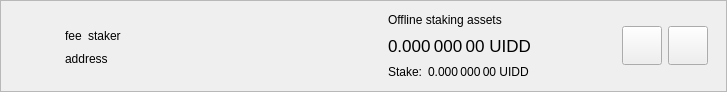
<?xml version="1.0" encoding="UTF-8"?>
<ui version="4.0">
 <class>DelegationItemWidget</class>
 <widget class="QWidget" name="DelegationItemWidget">
  <property name="geometry">
   <rect>
    <x>0</x>
    <y>0</y>
    <width>727</width>
    <height>92</height>
   </rect>
  </property>
  <property name="sizePolicy">
   <sizepolicy hsizetype="Preferred" vsizetype="Maximum">
    <horstretch>0</horstretch>
    <verstretch>0</verstretch>
   </sizepolicy>
  </property>
  <property name="windowTitle">
   <string>Form</string>
  </property>
  <layout class="QVBoxLayout" name="verticalLayout_2">
   <property name="spacing">
    <number>0</number>
   </property>
   <property name="leftMargin">
    <number>0</number>
   </property>
   <property name="topMargin">
    <number>0</number>
   </property>
   <property name="rightMargin">
    <number>0</number>
   </property>
   <property name="bottomMargin">
    <number>0</number>
   </property>
   <item>
    <widget class="QFrame" name="delegationItemFrame">
     <property name="frameShape">
      <enum>QFrame::StyledPanel</enum>
     </property>
     <property name="frameShadow">
      <enum>QFrame::Raised</enum>
     </property>
     <layout class="QHBoxLayout" name="horizontalLayout">
      <property name="topMargin">
       <number>0</number>
      </property>
      <property name="bottomMargin">
       <number>0</number>
      </property>
      <item>
       <widget class="QLabel" name="delegationLogo">
        <property name="sizePolicy">
         <sizepolicy hsizetype="Fixed" vsizetype="Fixed">
          <horstretch>0</horstretch>
          <verstretch>0</verstretch>
         </sizepolicy>
        </property>
        <property name="minimumSize">
         <size>
          <width>40</width>
          <height>40</height>
         </size>
        </property>
        <property name="alignment">
         <set>Qt::AlignCenter</set>
        </property>
       </widget>
      </item>
      <item>
       <widget class="QStackedWidget" name="stackedWidget">
        <property name="currentIndex">
         <number>0</number>
        </property>
        <widget class="QWidget" name="page">
         <layout class="QHBoxLayout" name="horizontalLayout_4">
          <item>
           <layout class="QHBoxLayout" name="horizontalLayout_3">
            <item>
             <layout class="QVBoxLayout" name="verticalLayout">
              <property name="rightMargin">
               <number>15</number>
              </property>
              <item>
               <spacer name="verticalSpacer_2">
                <property name="orientation">
                 <enum>Qt::Vertical</enum>
                </property>
                <property name="sizeHint" stdset="0">
                 <size>
                  <width>20</width>
                  <height>0</height>
                 </size>
                </property>
               </spacer>
              </item>
              <item alignment="Qt::AlignLeft">
               <widget class="QWidget" name="widgetDelegation" native="true">
                <property name="minimumSize">
                 <size>
                  <width>280</width>
                  <height>0</height>
                 </size>
                </property>
                <layout class="QHBoxLayout" name="horizontalLayout_2" stretch="0,0,1">
                 <property name="leftMargin">
                  <number>0</number>
                 </property>
                 <property name="topMargin">
                  <number>0</number>
                 </property>
                 <property name="rightMargin">
                  <number>0</number>
                 </property>
                 <property name="bottomMargin">
                  <number>0</number>
                 </property>
                 <item alignment="Qt::AlignLeft">
                  <widget class="QLabel" name="labelFee">
                   <property name="text">
                    <string>fee</string>
                   </property>
                   <property name="textInteractionFlags">
                    <set>Qt::LinksAccessibleByMouse|Qt::TextSelectableByMouse</set>
                   </property>
                  </widget>
                 </item>
                 <item alignment="Qt::AlignLeft">
                  <widget class="QLabel" name="labelStaker">
                   <property name="text">
                    <string>staker</string>
                   </property>
                   <property name="textInteractionFlags">
                    <set>Qt::LinksAccessibleByMouse|Qt::TextSelectableByMouse</set>
                   </property>
                  </widget>
                 </item>
                 <item>
                  <spacer name="horizontalSpacer">
                   <property name="orientation">
                    <enum>Qt::Horizontal</enum>
                   </property>
                   <property name="sizeType">
                    <enum>QSizePolicy::Minimum</enum>
                   </property>
                   <property name="sizeHint" stdset="0">
                    <size>
                     <width>0</width>
                     <height>20</height>
                    </size>
                   </property>
                  </spacer>
                 </item>
                </layout>
               </widget>
              </item>
              <item alignment="Qt::AlignLeft">
               <widget class="QLabel" name="labelAddress">
                <property name="text">
                 <string>address</string>
                </property>
                <property name="textInteractionFlags">
                 <set>Qt::LinksAccessibleByMouse|Qt::TextSelectableByMouse</set>
                </property>
               </widget>
              </item>
              <item>
               <spacer name="verticalSpacer">
                <property name="orientation">
                 <enum>Qt::Vertical</enum>
                </property>
                <property name="sizeHint" stdset="0">
                 <size>
                  <width>20</width>
                  <height>0</height>
                 </size>
                </property>
               </spacer>
              </item>
             </layout>
            </item>
            <item>
             <widget class="QWidget" name="vLineAssets" native="true">
              <property name="minimumSize">
               <size>
                <width>1</width>
                <height>0</height>
               </size>
              </property>
             </widget>
            </item>
            <item>
             <widget class="QWidget" name="widgetStakingAssets" native="true">
              <property name="sizePolicy">
               <sizepolicy hsizetype="Minimum" vsizetype="Preferred">
                <horstretch>0</horstretch>
                <verstretch>0</verstretch>
               </sizepolicy>
              </property>
              <layout class="QVBoxLayout" name="verticalLayout_3">
               <property name="leftMargin">
                <number>15</number>
               </property>
               <property name="topMargin">
                <number>0</number>
               </property>
               <property name="rightMargin">
                <number>15</number>
               </property>
               <property name="bottomMargin">
                <number>0</number>
               </property>
               <item>
                <widget class="QLabel" name="labelAssetsText">
                 <property name="text">
                  <string>Offline staking assets</string>
                 </property>
                 <property name="alignment">
                  <set>Qt::AlignLeading|Qt::AlignLeft|Qt::AlignVCenter</set>
                 </property>
                </widget>
               </item>
               <item>
                <widget class="QLabel" name="labelAssets">
                 <property name="font">
                  <font>
                   <pointsize>13</pointsize>
                  </font>
                 </property>
                 <property name="cursor">
                  <cursorShape>IBeamCursor</cursorShape>
                 </property>
                 <property name="toolTip">
                  <string>Your current spendable balance</string>
                 </property>
                 <property name="text">
                  <string notr="true">0.000 000 00 UIDD</string>
                 </property>
                 <property name="alignment">
                  <set>Qt::AlignLeading|Qt::AlignLeft|Qt::AlignVCenter</set>
                 </property>
                 <property name="textInteractionFlags">
                  <set>Qt::LinksAccessibleByMouse|Qt::TextSelectableByMouse</set>
                 </property>
                </widget>
               </item>
               <item>
                <layout class="QHBoxLayout" name="horizontalLayout_6">
                 <property name="spacing">
                  <number>6</number>
                 </property>
                 <item>
                  <widget class="QLabel" name="labelStakeText">
                   <property name="sizePolicy">
                    <sizepolicy hsizetype="Maximum" vsizetype="Preferred">
                     <horstretch>0</horstretch>
                     <verstretch>0</verstretch>
                    </sizepolicy>
                   </property>
                   <property name="text">
                    <string>Stake:</string>
                   </property>
                   <property name="alignment">
                    <set>Qt::AlignLeading|Qt::AlignLeft|Qt::AlignVCenter</set>
                   </property>
                  </widget>
                 </item>
                 <item>
                  <widget class="QLabel" name="labelStake">
                   <property name="text">
                    <string>0.000 000 00 UIDD</string>
                   </property>
                   <property name="alignment">
                    <set>Qt::AlignLeading|Qt::AlignLeft|Qt::AlignVCenter</set>
                   </property>
                   <property name="textInteractionFlags">
                    <set>Qt::LinksAccessibleByMouse|Qt::TextSelectableByMouse</set>
                   </property>
                  </widget>
                 </item>
                 <item>
                  <spacer name="horizontalSpacer_4">
                   <property name="orientation">
                    <enum>Qt::Horizontal</enum>
                   </property>
                   <property name="sizeType">
                    <enum>QSizePolicy::Minimum</enum>
                   </property>
                   <property name="sizeHint" stdset="0">
                    <size>
                     <width>0</width>
                     <height>0</height>
                    </size>
                   </property>
                  </spacer>
                 </item>
                </layout>
               </item>
              </layout>
             </widget>
            </item>
            <item>
             <spacer name="horizontalSpacer_2">
              <property name="orientation">
               <enum>Qt::Horizontal</enum>
              </property>
              <property name="sizeHint" stdset="0">
               <size>
                <width>193</width>
                <height>20</height>
               </size>
              </property>
             </spacer>
            </item>
            <item>
             <widget class="QToolButton" name="buttonSplit">
              <property name="text">
               <string/>
              </property>
              <property name="iconSize">
               <size>
                <width>32</width>
                <height>32</height>
               </size>
              </property>
             </widget>
            </item>
            <item>
             <widget class="QToolButton" name="buttonRemove">
              <property name="text">
               <string/>
              </property>
              <property name="iconSize">
               <size>
                <width>32</width>
                <height>32</height>
               </size>
              </property>
             </widget>
            </item>
           </layout>
          </item>
         </layout>
        </widget>
        <widget class="QWidget" name="page_2">
         <layout class="QHBoxLayout" name="horizontalLayout_5">
          <item>
           <widget class="QLabel" name="labelNewDelegation">
            <property name="text">
             <string>Add new delegations</string>
            </property>
           </widget>
          </item>
          <item>
           <spacer name="horizontalSpacer_3">
            <property name="orientation">
             <enum>Qt::Horizontal</enum>
            </property>
            <property name="sizeHint" stdset="0">
             <size>
              <width>408</width>
              <height>20</height>
             </size>
            </property>
           </spacer>
          </item>
          <item>
           <widget class="QToolButton" name="buttonRestore">
            <property name="text">
             <string/>
            </property>
            <property name="iconSize">
             <size>
              <width>32</width>
              <height>32</height>
             </size>
            </property>
           </widget>
          </item>
          <item>
           <widget class="QToolButton" name="buttonAdd">
            <property name="text">
             <string/>
            </property>
            <property name="iconSize">
             <size>
              <width>32</width>
              <height>32</height>
             </size>
            </property>
           </widget>
          </item>
         </layout>
        </widget>
       </widget>
      </item>
     </layout>
    </widget>
   </item>
  </layout>
 </widget>
 <resources/>
 <connections/>
</ui>
